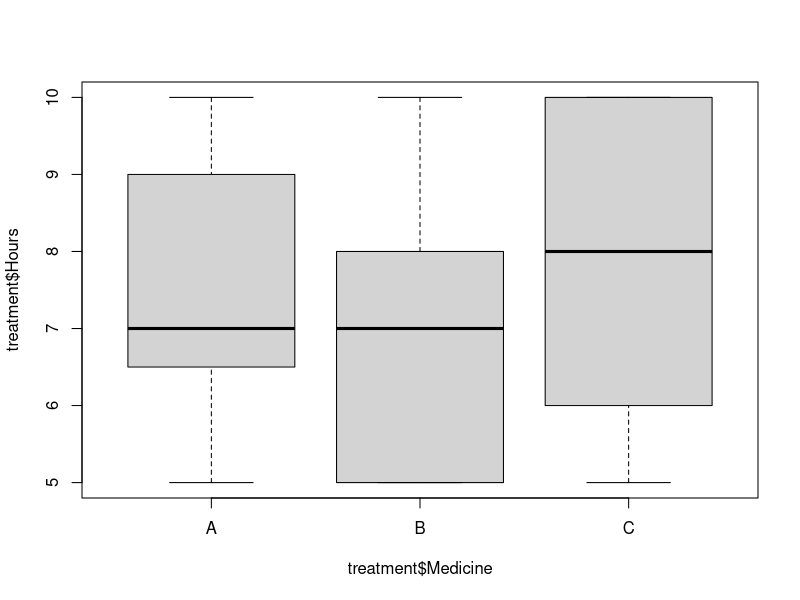
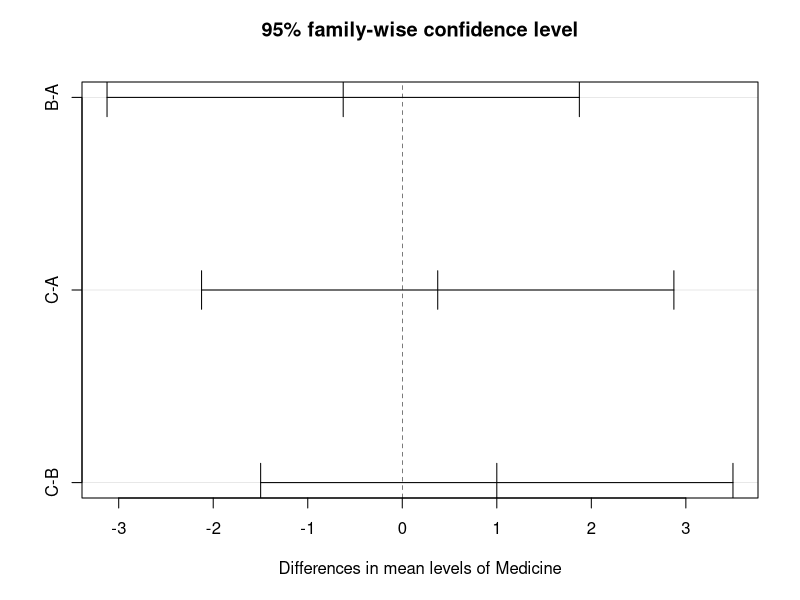
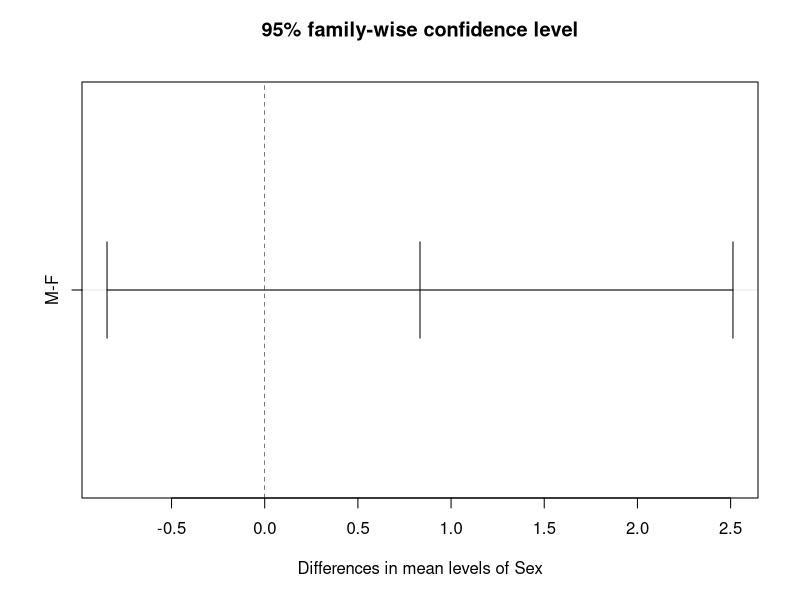
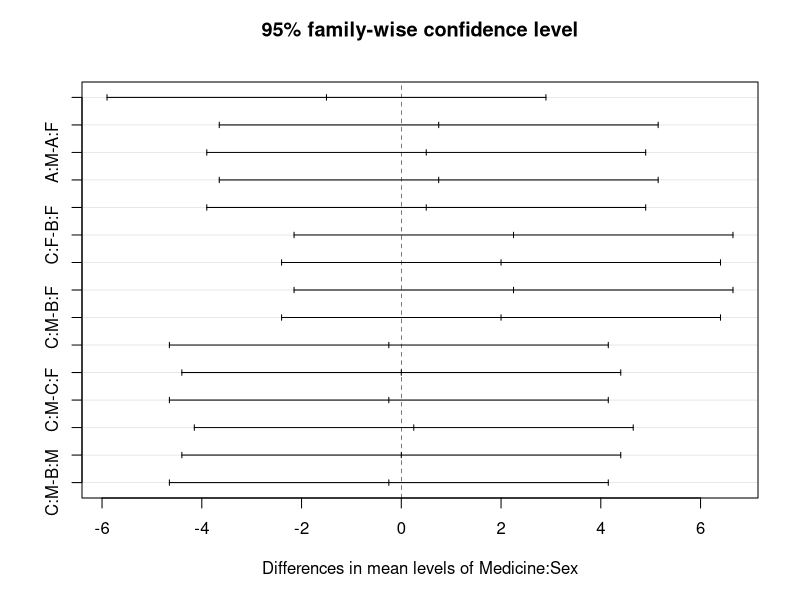

R code for these plots, in order:
## ---- chunk 1
treatment = read.csv("anova.csv", sep=";")
treatment
## ---- chunk 2
boxplot(treatment$Hours ~ treatment$Medicine)
## ---- chunk 3
an =  aov(Hours ~ Medicine, data=treatment)
summary(an)
## ---- chunk 4
an =  aov(Hours ~ Medicine * Sex, data=treatment)
summary(an)
## ---- chunk 5
tukey = TukeyHSD(an)
tukey
## ---- chunk 6
plot(tukey)
